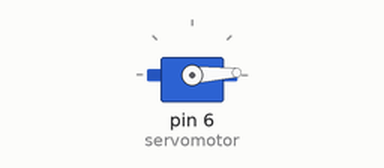
This sketch was run on a simulated Arduino Uno, built with avr-gcc and run on an emulated ATmega328P. Shown: servo.

Above: at 0.05 s.
At 0.9 s:
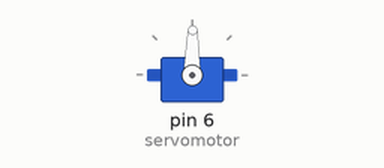
At 1.75 s:
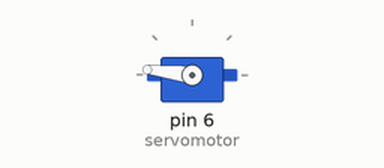
At 3.45 s:
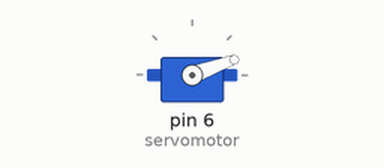
Timing chart, 0 to 8.4 s (numbered marks = the images above):
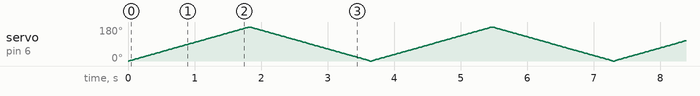

The sketch:

Proyecto_15_Servo1.ino
```cpp
#include <Servo.h>
Servo servomotor;

void setup() {
  servomotor.attach(6); //Pin PWM 6 del Arduino
}

void loop() {

  //Aumenta el angulo en +1 hasta llegar a 180 grados
  for (int posicion = 0; posicion <= 180; posicion++)
  {
    servomotor.write(posicion);
    delay(10);
  }

  //Disminuye el angulo en -1 hasta llegar a 0 grados
  for (int posicion = 180; posicion >= 0; posicion--)
  {
    servomotor.write(posicion);
    delay(10);
  }
}
```
